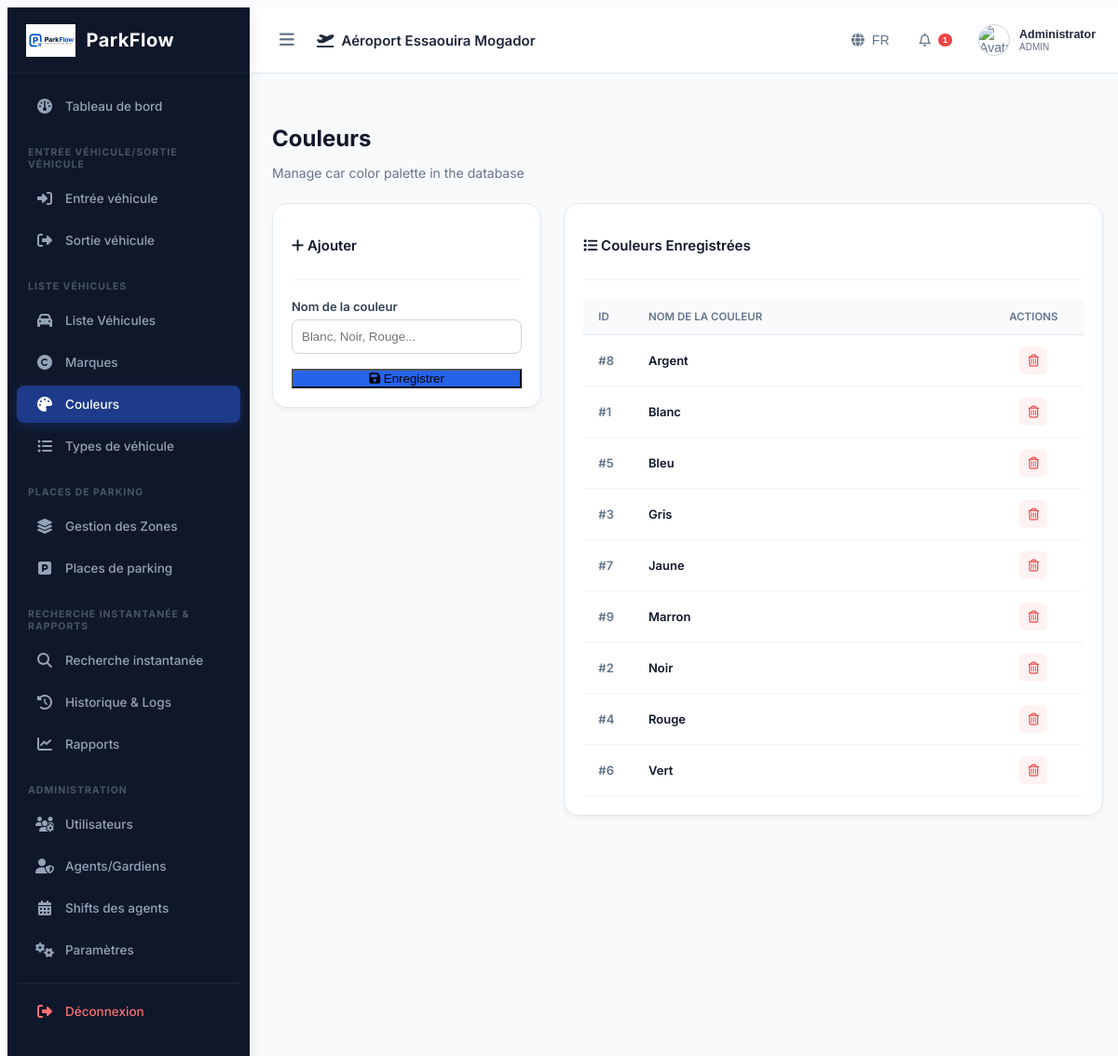
Screenshot of /vehicles/colors (signed in) with the database file from the repository.
### tables this page shows
CREATE TABLE settings (

    id INTEGER PRIMARY KEY AUTOINCREMENT,

    company_name TEXT,

    airport_name TEXT,

    airport_code TEXT,

    address TEXT,

    phone TEXT,

    email TEXT,

    logo TEXT,

    currency TEXT DEFAULT 'MAD'
, stripe_publishable_key TEXT DEFAULT 'pk_test_placeholder', stripe_secret_key TEXT DEFAULT 'sk_test_placeholder', enable_stripe INTEGER DEFAULT 0);

CREATE TABLE colors (
    id INTEGER PRIMARY KEY AUTOINCREMENT,
    name TEXT NOT NULL UNIQUE
);

### app.py (the view, shortened to what this page needs)
@app.route("/vehicles/colors", methods=["GET", "POST"])
def colors_list():
    if "user" not in session:
        return redirect(url_for("login"))
    conn = get_db_connection()
    cursor = conn.cursor()
    cursor.execute("SELECT * FROM colors ORDER BY name ASC")
    colors = cursor.fetchall()
    conn.close()
    return render_template("vehicles/colors.html", colors=colors)

### app.py (called while the page is built)
def get_db_connection():
    conn = sqlite3.connect(DATABASE)
    conn.row_factory = sqlite3.Row
    return conn

### templates/vehicles/colors.html
{% extends "layout.html" %}
{% block content %}
<div class="dashboard-header" style="margin-bottom: 24px;">
    <h1 style="font-size: 24px; font-weight: 700; color: #0f172a; margin-bottom: 4px;">{{ t('colors') }}</h1>
    <p style="font-size: 14px; color: #64748b;">Manage car color palette in the database</p>
</div>
<div class="dashboard-grid" style="grid-template-columns: 1fr 2fr;">
    <div class="panel-card" style="height: fit-content;">
        <div class="panel-header">
            <h3 class="panel-title"><i class="fa-solid fa-plus text-primary"></i> {{ t('add') }}</h3>
        </div>
        <form action="/vehicles/colors" method="POST">
            <div style="margin-bottom: 15px;">
                <label style="display: block; font-size: 13px; font-weight: 600; color: #334155; margin-bottom: 6px;">Nom de la couleur</label>
                <input type="text" name="name" class="form-control" placeholder="Blanc, Noir, Rouge..." required style="width: 100%; border: 1px solid #cbd5e1; border-radius: 8px; padding: 10px; box-sizing: border-box;">
            </div>
            <button type="submit" class="login-btn" style="background-color: #2563eb; width: 100%;">
                <i class="fa-solid fa-floppy-disk"></i> {{ t('save') }}
            </button>
        </form>
    </div>
    <div class="panel-card">
        <div class="panel-header">
            <h3 class="panel-title"><i class="fa-solid fa-list text-primary"></i> Couleurs Enregistrées</h3>
        </div>
        <div class="table-responsive">
            <table class="custom-table">
                <thead>
                    <tr>
                        <th style="width: 10%;">ID</th>
                        <th>Nom de la couleur</th>
                        <th style="width: 20%; text-align: center;">Actions</th>
                    </tr>
                </thead>
                <tbody>
                    {% if colors %}
                        {% for color in colors %}
                            <tr>
                                <td style="font-weight: 600; color: #64748b;">#{{ color.id }}</td>
                                <td style="font-weight: 600; color: #0f172a;">{{ color.name }}</td>
                                <td style="text-align: center;">
                                    <a href="/vehicles/colors/delete/{{ color.id }}" class="btn-action text-danger" onclick="return confirm('Voulez-vous vraiment supprimer cette couleur ?')" style="display: inline-flex; align-items: center; justify-content: center; width: 30px; height: 30px; border-radius: 6px; background-color: #fef2f2; color: #ef4444; text-decoration: none;">
                                        <i class="fa-regular fa-trash-can"></i>
                                    </a>
                                </td>
                            </tr>
                        {% endfor %}
                    {% else %}
                        <tr>
                            <td colspan="3" style="text-align: center; color: #94a3b8; padding: 25px;">
                                Aucune couleur trouvée.
                            </td>
                        </tr>
                    {% endif %}
                </tbody>
            </table>
        </div>
    </div>
</div>
{% endblock %}

### templates/layout.html (shortened to what this page needs)
<!DOCTYPE html>
<html lang="{{ current_lang }}" dir="{{ 'rtl' if current_lang == 'ar' else 'ltr' }}">
<head>
    <link rel="stylesheet" href="https://cdnjs.cloudflare.com/ajax/libs/font-awesome/6.5.2/css/all.min.css">
    <link rel="stylesheet" href="{{ url_for('static', filename='css/style.css') }}">
    <link rel="stylesheet" href="{{ url_for('static', filename='css/dashboard.css') }}">
</head>
<body>
    <div class="app-container">
        <aside class="sidebar">
            <div class="sidebar-brand">
                <img src="{{ url_for('static', filename='images/logo.png') }}" alt="Logo" class="brand-logo">
                <span class="brand-text">ParkFlow</span>
            </div>
            <nav class="sidebar-menu">
                <ul>
                    <li>
                        <a href="/dashboard" class="nav-link {% if request.path == '/dashboard' %}active{% endif %}">
                            <i class="fa-solid fa-gauge"></i> <span>{{ t('dashboard') }}</span>
                        </a>
                    </li>
                    <li class="menu-header"><span>{{ t('entry') }}/{{ t('exit') }}</span></li>
                    <li>
                        <a href="/parking/entry" class="nav-link {% if request.path == '/parking/entry' %}active{% endif %}">
                            <i class="fa-solid fa-right-to-bracket"></i> <span>{{ t('entry') }}</span>
                        </a>
                    </li>
                    <li>
                        <a href="/parking/exit" class="nav-link {% if request.path == '/parking/exit' %}active{% endif %}">
                            <i class="fa-solid fa-right-from-bracket"></i> <span>{{ t('exit') }}</span>
                        </a>
                    </li>
                    <li class="menu-header"><span>{{ t('vehicles') }}</span></li>
                    <li>
                        <a href="/vehicles" class="nav-link {% if request.path == '/vehicles' %}active{% endif %}">
                            <i class="fa-solid fa-car"></i> <span>{{ t('vehicles') }}</span>
                        </a>
                    </li>
                    <li>
                        <a href="/vehicles/brands" class="nav-link {% if request.path == '/vehicles/brands' %}active{% endif %}">
                            <i class="fa-solid fa-copyright"></i> <span>{{ t('brands') }}</span>
                        </a>
                    </li>
                    <li>
                        <a href="/vehicles/colors" class="nav-link {% if request.path == '/vehicles/colors' %}active{% endif %}">
                            <i class="fa-solid fa-palette"></i> <span>{{ t('colors') }}</span>
                        </a>
                    </li>
                    <li>
                        <a href="/vehicles/types" class="nav-link {% if request.path == '/vehicles/types' %}active{% endif %}">
                            <i class="fa-solid fa-list-ul"></i> <span>{{ t('types') }}</span>
                        </a>
                    </li>
                    <li class="menu-header"><span>{{ t('places') }}</span></li>
                    <li>
                        <a href="/parking-management/zones" class="nav-link {% if request.path == '/parking-management/zones' %}active{% endif %}">
                            <i class="fa-solid fa-layer-group"></i> <span>{{ t('zones') }}</span>
                        </a>
                    </li>
                    <li>
                        <a href="/parking-management/places" class="nav-link {% if request.path == '/parking-management/places' %}active{% endif %}">
                            <i class="fa-solid fa-square-parking"></i> <span>{{ t('places') }}</span>
                        </a>
                    </li>
                    <li class="menu-header"><span>{{ t('search') }} & {{ t('reports') }}</span></li>
                    <li>
                        <a href="/parking/search" class="nav-link {% if request.path == '/parking/search' %}active{% endif %}">
                            <i class="fa-solid fa-magnifying-glass"></i> <span>{{ t('search') }}</span>
                        </a>
                    </li>
                    <li>
                        <a href="/parking/history" class="nav-link {% if request.path == '/parking/history' %}active{% endif %}">
                            <i class="fa-solid fa-history"></i> <span>{{ t('history') }}</span>
                        </a>
                    </li>
                    <li>
                        <a href="/reports" class="nav-link {% if request.path == '/reports' %}active{% endif %}">
                            <i class="fa-solid fa-chart-line"></i> <span>{{ t('reports') }}</span>
                        </a>
                    </li>
                    <li class="menu-header"><span>Administration</span></li>
                    <li>
                        <a href="/users" class="nav-link {% if request.path == '/users' %}active{% endif %}">
                            <i class="fa-solid fa-users-gear"></i> <span>{{ t('users') }}</span>
                        </a>
                    </li>
                    <li>
                        <a href="/users/guards" class="nav-link {% if request.path == '/users/guards' %}active{% endif %}">
                            <i class="fa-solid fa-user-shield"></i> <span>{{ t('guards') }}</span>
                        </a>
                    </li>
                    <li>
                        <a href="/users/shifts" class="nav-link {% if request.path == '/users/shifts' %}active{% endif %}">
                            <i class="fa-solid fa-calendar-days"></i> <span>{{ t('shifts') }}</span>
                        </a>
                    </li>
                    <li>
                        <a href="/settings" class="nav-link {% if request.path == '/settings' %}active{% endif %}">
                            <i class="fa-solid fa-gears"></i> <span>{{ t('settings') }}</span>
                        </a>
                    </li>
                    <li class="logout-item" style="margin-top: 15px; border-top: 1px solid rgba(255,255,255,0.08); padding-top: 10px;">
                        <a href="/logout" class="nav-link" style="color: #f87171;">
                            <i class="fa-solid fa-sign-out-alt"></i> <span>{{ t('logout') }}</span>
                        </a>
                    </li>
                </ul>
            </nav>
        </aside>
        <div class="main-wrapper">
            <header class="topbar">
                <div class="topbar-left">
                    <button class="toggle-sidebar-btn" id="toggle-sidebar">
                        <i class="fa-solid fa-bars"></i>
                    </button>
                    <span class="airport-title">
                        <i class="fa-solid fa-plane-departure text-primary"></i>
                        {{ t('airport_title') }}
                    </span>
                </div>
                <div class="topbar-right">
                    <div class="language-dropdown">
                        <button class="topbar-btn" id="lang-menu-btn">
                            <i class="fa-solid fa-globe"></i> <span>{{ current_lang | upper }}</span>
                        </button>
                    </div>
                    <div class="notifications-dropdown">
                        <button class="topbar-btn" id="noti-menu-btn">
                            <i class="fa-regular fa-bell"></i>
                            <span class="badge">1</span>
                        </button>
                    </div>
                    <div class="user-dropdown">
                        <button class="topbar-btn user-profile-btn" id="user-menu-btn">
                            <img src="{{ url_for('static', filename='images/' + (session['photo'] if session and 'photo' in session else 'default_avatar.png')) }}" alt="Avatar" class="user-avatar" onerror="this.src='https://cdn-icons-png.flaticon.com/512/149/149071.png'">
                            <div class="user-details">
                                <span class="user-name">{{ session.get('fullname', 'Admin') }}</span>
                                <span class="user-role">{{ session.get('role', 'ADMIN') }}</span>
                            </div>
                        </button>
                    </div>
                </div>
            </header>
            <div class="alert-container" style="padding: 15px 25px 0 25px;">
            </div>
            <main class="page-content">
                {% block content %}{% endblock %}
            </main>
        </div>
    </div>
</body>
</html>

### static/css/style.css (style rules this page uses)
:root { --primary-color: #1e3a8a; --accent-color: #3b82f6; --success-color: #10b981; --danger-color: #ef4444; --warning-color: #f59e0b; --dark-bg: #0f172a; --light-bg: #f8fafc; }
body { font-family: 'Inter', 'Cairo', sans-serif; background-color: var(--light-bg); color: #334155; overflow-x: hidden; }
.sidebar { background-color: var(--dark-bg); min-height: 100vh; color: white; box-shadow: 4px 0 10px rgba(0,0,0,0.1); }
.sidebar .nav-link { color: #94a3b8; font-weight: 500; padding: 12px 20px; border-radius: 8px; transition: all 0.3s ease; margin-bottom: 5px; }
.sidebar .nav-link:hover, .sidebar .nav-link.active { background-color: var(--primary-color); color: white; }
.form-control, .form-select { border-radius: 8px; border: 1px solid #cbd5e1; padding: 10px 14px; }

### rows the page displays
settings: airport_name "Aéroport Essaouira Mogador"
colors: id "8", name "Argent"
colors: id "1", name "Blanc"
colors: id "5", name "Bleu"
colors: id "3", name "Gris"
colors: id "7", name "Jaune"
colors: id "9", name "Marron"
colors: id "2", name "Noir"
colors: id "4", name "Rouge"
colors: id "6", name "Vert"

### other values shown
{{ t('dashboard') }} "Tableau de bord"
{{ t('entry') }} "ENTRÉE VÉHICULE"
{{ t('exit') }} "SORTIE VÉHICULE"
{{ t('entry') }} "Entrée véhicule"
{{ t('exit') }} "Sortie véhicule"
{{ t('vehicles') }} "LISTE VÉHICULES"
{{ t('vehicles') }} "Liste Véhicules"
{{ t('brands') }} "Marques"
{{ t('colors') }} "Couleurs"
{{ t('types') }} "Types de véhicule"
{{ t('places') }} "PLACES DE PARKING"
{{ t('zones') }} "Gestion des Zones"
{{ t('places') }} "Places de parking"
{{ t('search') }} "RECHERCHE INSTANTANÉE"
{{ t('reports') }} "RAPPORTS"
